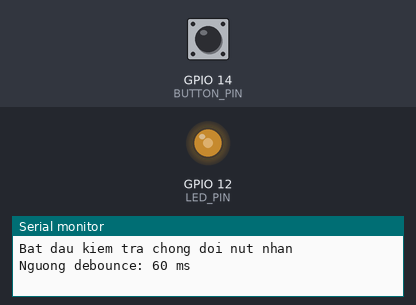
Bench run of a program on a simulated ESP32. On the bench: output pins drawn as LEDs (lit = HIGH), the last lines printed to the serial monitor. Inputs (shaded band) come from the test bench; at power-on: GPIO 14 (BUTTON_PIN) HIGH.

Above: at 1.29 s.
1.3 s: GPIO 14 (BUTTON_PIN) pulled LOW for 0.15 s
At 2.13 s:
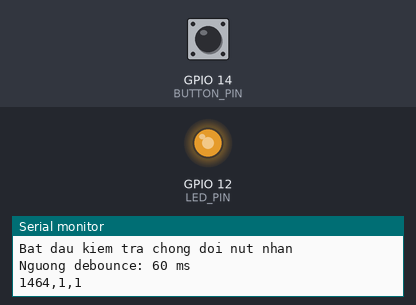
4.3 s: GPIO 14 (BUTTON_PIN) pulled LOW for 1 s
At 4.45 s:
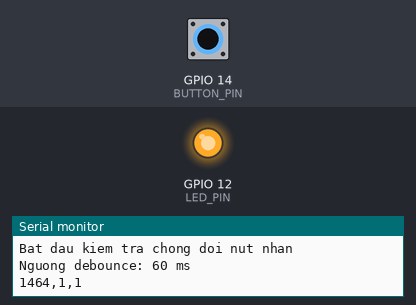
Timing chart, 0 to 13.3 s (numbered marks = the images above; inputs shaded):
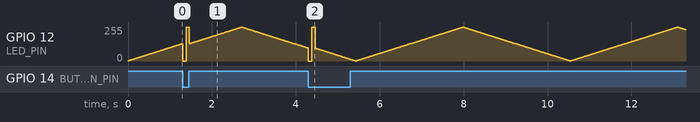

The program:

main.cpp
```cpp
//Debounce 60ms
#include <Arduino.h>

#define BUTTON_PIN 14
#define LED_PIN 12

#define DEBOUNCE_MS 60

volatile bool buttonPressed = false;
volatile uint32_t debouncedCount = 0;
volatile uint32_t rawEdgeCount = 0;
volatile unsigned long lastInterruptTime = 0;

void IRAM_ATTR handleInterrupt() {
  rawEdgeCount++;

  unsigned long now = millis();

  if (now - lastInterruptTime >= DEBOUNCE_MS) {
    debouncedCount++;
    lastInterruptTime = now;
    buttonPressed = true;
  }
}

void setup() {
  Serial.begin(115200);

  pinMode(BUTTON_PIN, INPUT_PULLUP);

  ledcSetup(0, 5000, 8);
  ledcAttachPin(LED_PIN, 0);

  attachInterrupt(
    digitalPinToInterrupt(BUTTON_PIN),
    handleInterrupt,
    FALLING
  );

  Serial.println("Bat dau kiem tra chong doi nut nhan");
  Serial.print("Nguong debounce: ");
  Serial.print(DEBOUNCE_MS);
  Serial.println(" ms");
}

void loop() {
  static int brightness = 0;
  static int step = 1;
  static uint32_t lastRaw = 0;
  static uint32_t lastDebounced = 0;

  bool pressed;

  noInterrupts();
  pressed = buttonPressed;
  buttonPressed = false;

  uint32_t raw = rawEdgeCount;
  uint32_t debounced = debouncedCount;
  interrupts();

  if (pressed) {
    ledcWrite(0, 0);
    delay(80);
    ledcWrite(0, 255);
    delay(80);
  }

  brightness += step;

  if (brightness >= 255) {
    brightness = 255;
    step = -1;
  } else if (brightness <= 0) {
    brightness = 0;
    step = 1;
  }

  ledcWrite(0, brightness);

  if (raw != lastRaw || debounced != lastDebounced) {
    Serial.print(millis());
    Serial.print(',');
    Serial.print(raw);
    Serial.print(',');
    Serial.println(debounced);

    lastRaw = raw;
    lastDebounced = debounced;
  }

  delay(10);
}
```
